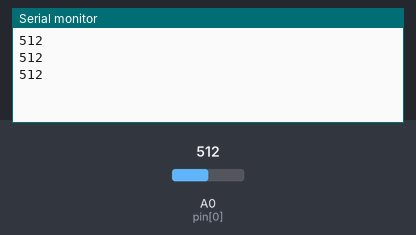
Simulated run of this sketch. Board: Arduino Uno, built with avr-gcc and run on an emulated ATmega328P. Parts: the last lines printed to the serial monitor. Inputs (shaded band) come from the test bench; at power-on: A0 (pin[0]) = 512.

Above: at 1.3 s.
1.4 s: A0 (pin[0]) set to 390
At 1.9 s:
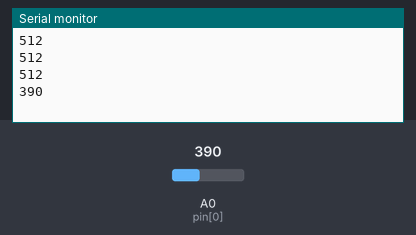
2.9 s: A0 (pin[0]) set to 410
At 3.4 s:
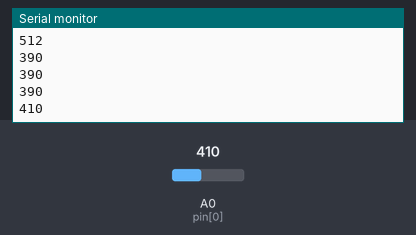
Timing chart, 0 to 5.9 s (numbered marks = the images above; inputs shaded):
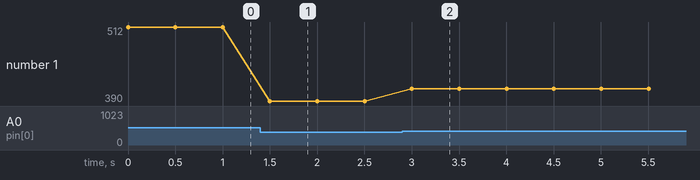

The sketch:

renk.ino
```cpp
int pin[]={A0};
struct sensor_degerler {

  int deger;
};
struct sensor_degerler sens;
int bayrak;
int dizi_limiti=1;
void setup() {
  Serial.begin(9600);
  if(!Serial)
  {
    Serial.println("Seri haberlesme baslatilamadi");
  }
  else
  {
    for(int i=0; i<1; i++) pinMode(pin[i],INPUT);
  }

}

void loop() {
  sens.deger=sensor_okuma(pin[0]);
  if(!bool(-1))
  {
    Serial.print("RENK=");
    renk_secici(sens.deger);
  }
  delay(500);
}

int sensor_okuma(int pin) {

  int giden,deger;
  if(!bool(0))
  {
    deger=analogRead(pin);
    Serial.println(deger);
    if(deger>200 && deger<300) giden=0;
    else if(deger>400) giden=1;
    else if(deger>100 && deger<150) giden=2;
    else giden=3;
  }
  return giden;
}
void renk_secici(int renk_sayi) {

  String renkler[]={"sari","beyaz","siyah","renk bulunamadi"};
  Serial.println(renkler[renk_sayi]);
}
```

Measured:
- after the input at 1.4 s, the serial monitor: prints a new line after 0.10 s (image 1)
- after the input at 2.9 s, the serial monitor: prints a new line after 0.10 s (image 2)
- plotted number 1: 512 → 390 after the input at 1.4 s, 390 → 410 after the input at 2.9 s
